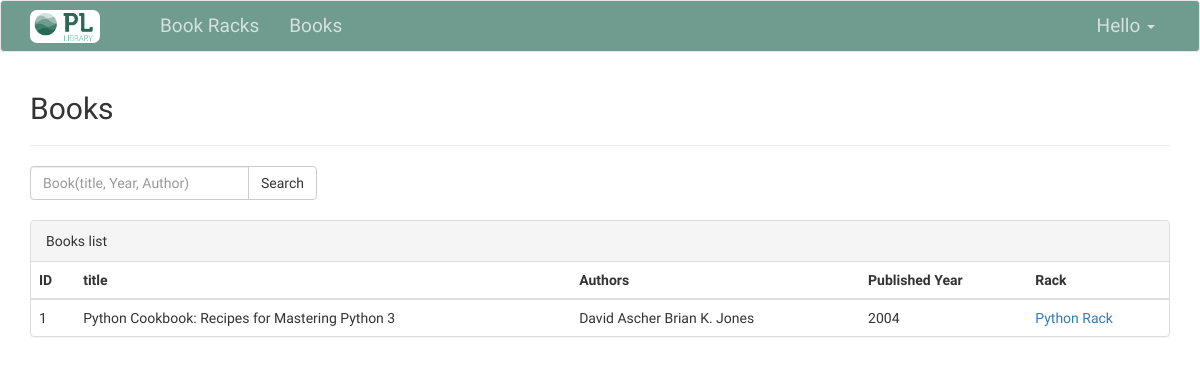
The page /book/ on the database as committed earlier.
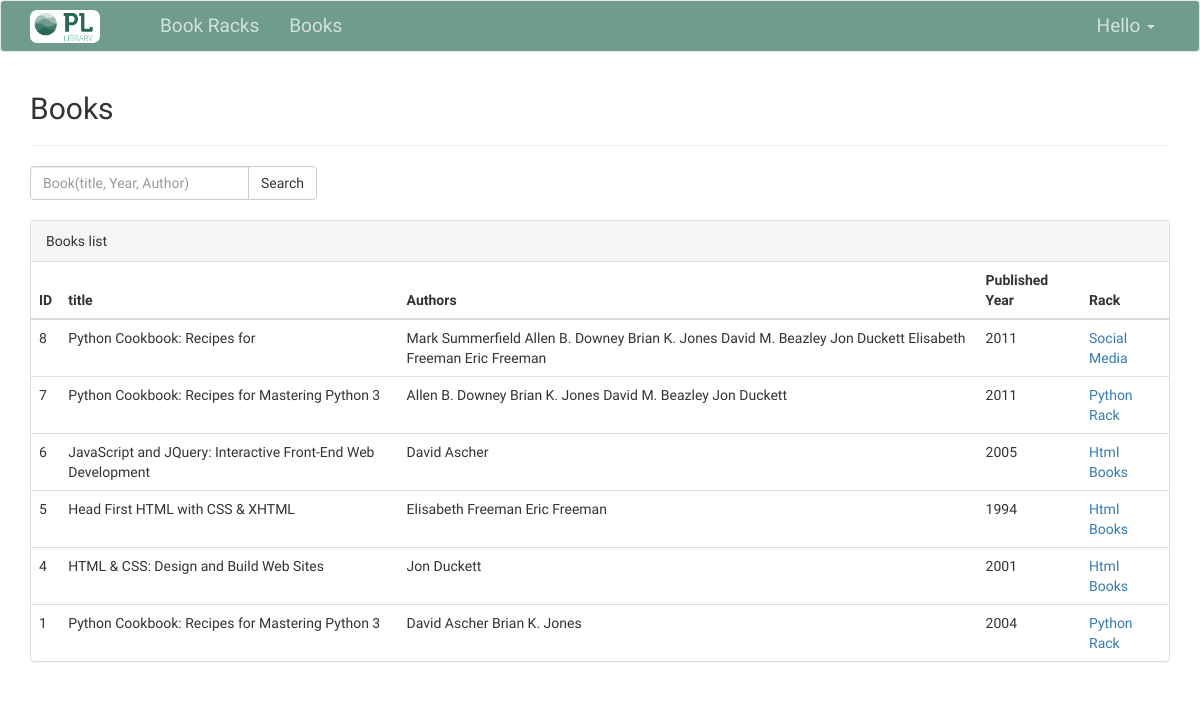
The same page on the database as committed later.
### bookracks/models.py (models this page shows, shortened)
class DefaultModel(models.Model):
    created = models.DateTimeField(auto_now_add=True)
    modified = models.DateTimeField(auto_now=True)
    class Meta:
        abstract = True

class Book(DefaultModel):
    book_rack = models.ForeignKey(BookRack, on_delete=models.CASCADE)
    title = models.CharField(null=False, blank=False, max_length=255)
    slug = models.SlugField(null=True, blank=True, max_length=255, unique=True)
    authors = models.ManyToManyField(Author)
    published_year = models.CharField(max_length=50)

class Author(DefaultModel):
    name = models.CharField(max_length=200)
    slug = models.SlugField(null=True, blank=True, max_length=255, unique=True)

class BookRack(DefaultModel):
    name = models.CharField(null=False, blank=False, max_length=255)
    slug = models.SlugField(null=True, blank=True, max_length=255, unique=True)
    description = models.TextField(null=True, blank=True)

### bookracks/views.py (the view)
# urls.py: path('', views.BooksListView.as_view(), name="books_list"),
class BooksListView(LoginRequiredMixin, ListView):
    model = Book
    paginate_by = 10
    template_name = 'bookracks/books/index.html'
    def get_queryset(self):
        query = super(BooksListView, self).get_queryset().order_by('-id')
        qry = self.request.GET.get('search')
        if qry:
            query = query.filter(Q(title__contains=qry)|Q(published_year__contains=qry)|Q(authors__name__contains=qry))
            query = query.distinct()
        return query
    def get_context_data(self, *, object_list=None, **kwargs):
        context = super(BooksListView, self).get_context_data(object_list=None, **kwargs)
        context['search'] = self.request.GET.get('search', '')
        return context

### templates/bookracks/books/index.html (shortened to what this page needs)
{% extends 'base.html' %}
{% block content %}
    <h2>Books</h2>
    <hr>
    <form class="form-inline" method="get">
        <div class="input-group">
            <input name="search" type="text" class="form-control" placeholder="Book(title, Year, Author)" value="{{ search }}">
            <span class="input-group-btn">
                <button class="btn btn-default" type="submit">Search</button>
            </span>
        </div>
    </form>
    <br>
    <div class="panel panel-default">
        <div class="panel-heading">Books list</div>
        <div class="panel-body" style="padding: 0">
            <table class="table tabel-hover" style="margin-bottom: 0px">
                <thead>
                <tr>
                    <th>ID</th>
                    <th>title</th>
                    <th>Authors</th>
                    <th>Published Year</th>
                    <th>Rack</th>
                </tr>
                </thead>
                <tbody>
                {% for book in object_list %}
                    <tr>
                        <td>{{ book.id }}</td>
                        <td>{{ book.title }}</td>
                        <td>
                            {% for author in book.authors.all %}
                                {{ author.name }}
                            {% endfor %}
                        </td>
                        <td>{{ book.published_year }}</td>
                        <td>
                            <a href="{% url 'racks:racks_detail' book.book_rack.slug %}">{{ book.book_rack.name }}</a>
                        </td>
                    </tr>
                {% endfor %}
                </tbody>
            </table>
        </div>
    </div>
{% endblock %}

Rows that differ between the two databases and show on the page:
added Book: id "8", title "Python Cookbook: Recipes for", published_year "2011", book_rack.name "Social Media", Author (name "Brian K. Jones")
now on this page (row unchanged): Author: name "Mark Summerfield", shown under "8"
now on this page (row unchanged): Author: name "Allen B. Downey"
now on this page (row unchanged): Author: name "David M. Beazley"
added Author: name "Jon Duckett"
added Author: name "Elisabeth Freeman"
added Author: name "Eric Freeman"
added Book: id "7", title "Python Cookbook: Recipes for Mastering Python 3", published_year "2011", book_rack.name "Python Rack", Author (name "Brian K. Jones")
added Book: id "6", title "JavaScript and JQuery: Interactive Front-End Web Development", published_year "2005", book_rack.name "Html Books", Author (name "David Ascher")
added Book: id "5", title "Head First HTML with CSS & XHTML", published_year "1994", book_rack.name "Html Books"
added Book: id "4", title "HTML & CSS: Design and Build Web Sites", published_year "2001", book_rack.name "Html Books"
